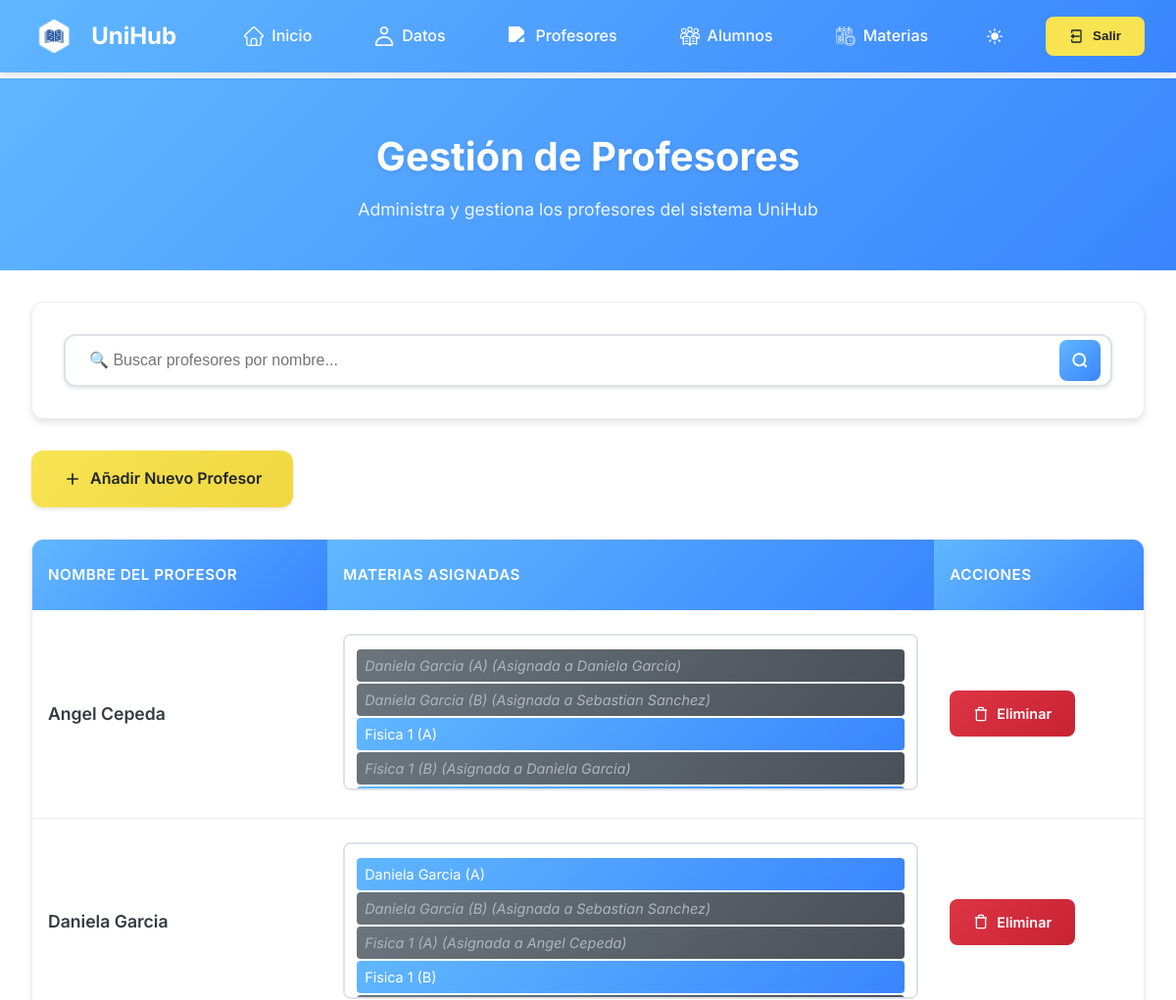
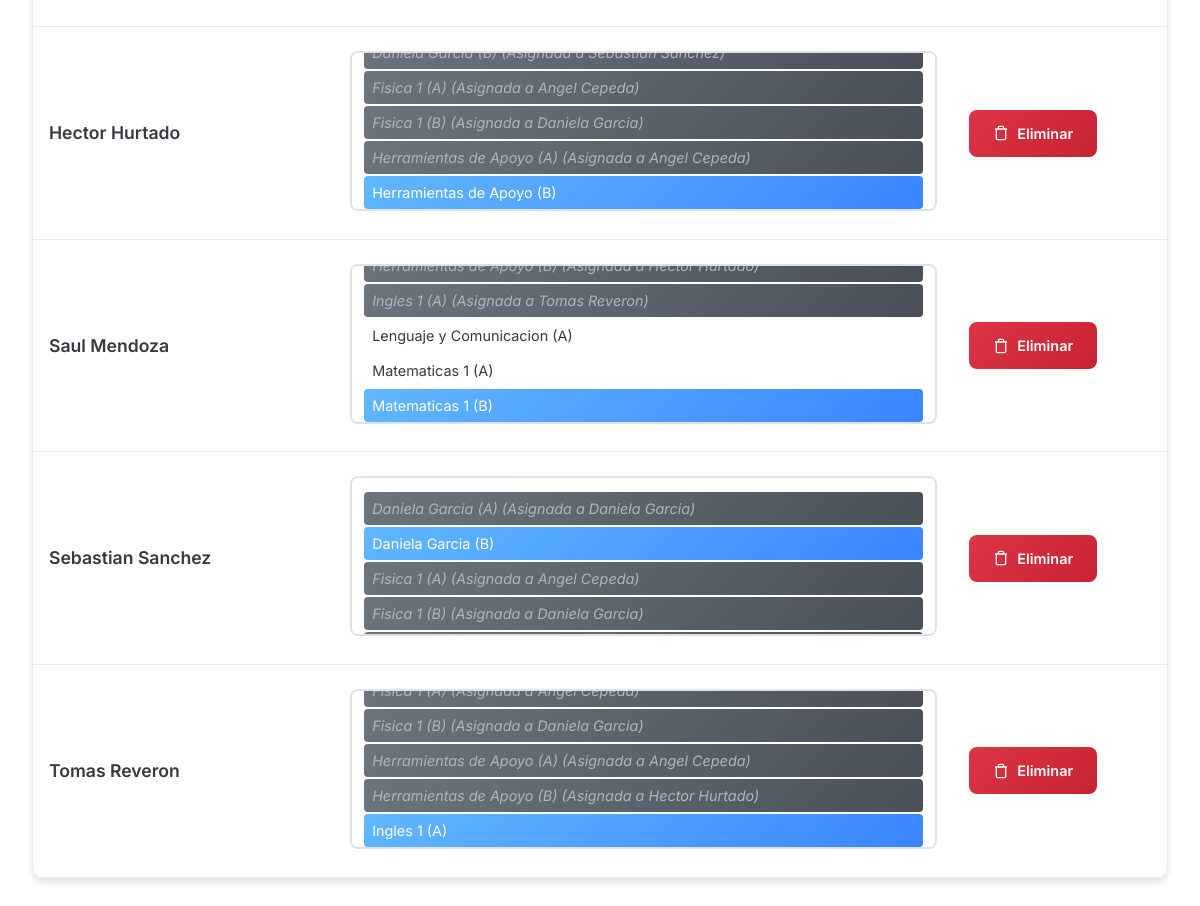
/admin_profesores.php, run on the app's committed database (2 pictures, top to bottom).
### tables this page shows
CREATE TABLE IF NOT EXISTS `profesores` (
  `id` int NOT NULL AUTO_INCREMENT,
  `id_usuario` int DEFAULT NULL,
  `cedula` int NOT NULL,
  `nombre` varchar(255) DEFAULT NULL,
  PRIMARY KEY (`id`),
  KEY `id_usuario` (`id_usuario`)
);

### admin_profesores.php (the view, shortened to what this page needs)
<?php
require_once "conexion.php";
class ProfesoresManager {
    private $conn;
    public function __construct($conn) {
        $this->conn = $conn;
    }
    public function obtenerTodasMateriasConAsignacion() {
        $sql = "
            SELECT
                m.id,
                m.nombre,
                m.seccion,
                m.id_profesor,
                CASE
                    WHEN m.id_profesor IS NOT NULL THEN p.nombre
                    ELSE NULL
                END AS profesor_asignado
            FROM materias m
            LEFT JOIN Profesores p ON m.id_profesor = p.id
            ORDER BY m.nombre, m.seccion
        ";
        $result = $this->conn->query($sql);
        $materias = [];
        while ($materia = $result->fetch_assoc()) {
            $materias[] = $materia;
        }
        return $materias;
    }
    private function construirConsultaBase() {
        return "
            SELECT
                p.id AS id_profesor,
                p.nombre AS Nombre_Profesor,
                GROUP_CONCAT(CONCAT(m.nombre, ' (', m.seccion, ')') SEPARATOR ', ') AS Materias,
                GROUP_CONCAT(m.id SEPARATOR ',') AS materias_ids
            FROM
                Profesores p
            LEFT JOIN
                Materias m ON p.id = m.id_profesor
        ";
    }
    private function aplicarFiltros($sql, $busqueda = null) {
        return ['sql' => $sql, 'params' => []];
    }
    public function obtenerProfesores($busqueda = null) {
        try {
            $sql = $this->construirConsultaBase();
            $filtros = $this->aplicarFiltros($sql, $busqueda);
            $sql = $filtros['sql'] . " GROUP BY p.id ORDER BY p.nombre";
            $stmt = $this->conn->prepare($sql);
            if (!$stmt->execute()) {
                throw new Exception('Error al ejecutar la consulta: ' . $stmt->error);
            }
            $result = $stmt->get_result();
            return $result;
        } catch (Exception $e) {
            error_log("Error en obtenerProfesores: " . $e->getMessage());
            return false;
        }
    }
}
class ProfesoresView {
    public static function renderHeader() {
        return '
        <div class="page-header">
            <div class="container">
                <h1 class="page-title">Gestión de Profesores</h1>
                <p class="page-subtitle">Administra y gestiona los profesores del sistema UniHub</p>
            </div>
        </div>';
    }
    public static function renderSearchForm($busqueda = '') {
        $busqueda = trim($busqueda);
        $busquedaEscapada = htmlspecialchars($busqueda, ENT_QUOTES, 'UTF-8');
        $clearButton = '';
        return '
        <div class="search-section">
            <form method="get" class="search-form" onsubmit="return validarBusqueda()">
                <div class="search-input-group">
                    <input
                        type="text"
                        name="buscar"
                        id="buscar-input"
                        value="' . $busquedaEscapada . '"
                        placeholder="🔍 Buscar profesores por nombre..."
                        class="search-input"
                        autocomplete="off"
                        maxlength="100"
                        pattern="[a-zA-Z0-9\s]+"
                        title="Solo se permiten letras, números y espacios"
                    />
                    <button type="submit" class="search-button" title="Buscar profesores">
                        <svg width="18" height="18" viewBox="0 0 24 24" fill="none" stroke="currentColor" stroke-width="2.5">
                            <circle cx="11" cy="11" r="8"></circle>
                            <path d="m21 21-4.35-4.35"></path>
                        </svg>
                    </button>
                </div>
                <div id="error-message" class="error-message" style="display: none;"></div>
                ' . $clearButton . '
            </form>
        </div>';
    }
    public static function renderAddButton() {
        return '
        <a href="addprofesor.php" class="add-profesor-btn">
            <svg width="20" height="20" viewBox="0 0 24 24" fill="none" stroke="currentColor" stroke-width="2">
                <path d="M12 5v14M5 12h14"/>
            </svg>
            Añadir Nuevo Profesor
        </a>';
    }
    public static function renderMateriasOptions($todasMaterias, $materiasActuales, $profesorActualId) {
        $options = '';
        foreach ($todasMaterias as $materia) {
            $selected = in_array($materia['id'], $materiasActuales) ? 'selected' : '';
            $materiaText = htmlspecialchars($materia['nombre'] . ' (' . $materia['seccion'] . ')', ENT_QUOTES, 'UTF-8');
            $asignadaAOtro = false;
            if (isset($materia['profesor_asignado']) &&
                $materia['id_profesor'] !== null &&
                $materia['id_profesor'] != $profesorActualId) {
                $asignadaAOtro = true;
                $profesorAsignado = htmlspecialchars($materia['profesor_asignado'], ENT_QUOTES, 'UTF-8');
                $materiaText .= ' (Asignada a ' . $profesorAsignado . ')';
            }
            $disabled = $asignadaAOtro ? 'disabled' : '';
            $class = $asignadaAOtro ? 'class="materia-asignada"' : '';
            $options .= '<option value="' . $materia['id'] . '" ' . $selected . ' ' . $disabled . ' ' . $class . '>' . $materiaText . '</option>';
        }
        return $options;
    }
    public static function renderActionButtons($profesorId) {
        $profesorIdEscapado = htmlspecialchars($profesorId, ENT_QUOTES, 'UTF-8');
        return '
        <div class="action-buttons">
            <a href="eliminar_profesor.php?id=' . $profesorIdEscapado . '" class="btn-delete">
                <svg width="16" height="16" viewBox="0 0 24 24" fill="none" stroke="currentColor" stroke-width="2">
                    <path d="M3 6h18M19 6v14a2 2 0 0 1-2 2H7a2 2 0 0 1-2-2V6m3 0V4a2 2 0 0 1 2-2h4a2 2 0 0 1 2 2v2"/>
                </svg>
                Eliminar
            </a>
        </div>';
    }
    public static function renderProfesorRow($profesor, $todasMaterias) {
        $profesorId = $profesor['id_profesor'];
        $nombreProfesor = htmlspecialchars($profesor['Nombre_Profesor'] ?? '', ENT_QUOTES, 'UTF-8');
        $materiasActuales = $profesor['materias_ids'] ? explode(',', $profesor['materias_ids']) : [];
        $materiasOptions = self::renderMateriasOptions($todasMaterias, $materiasActuales, $profesorId);
        $actionButtons = self::renderActionButtons($profesorId);
        return '
        <tr>
            <td>
                <div class="profesor-name">' . $nombreProfesor . '</div>
            </td>
            <td>
                <select class="materias-select" id="materias-select-' . $profesorId . '" data-profesor-id="' . $profesorId . '" multiple>
                    ' . $materiasOptions . '
                </select>
                <div class="save-indicator" id="save-indicator-' . $profesorId . '">✓ Guardado</div>
            </td>
            <td>
                ' . $actionButtons . '
            </td>
        </tr>';
    }
    public static function renderProfesoresTable($result, $todasMaterias) {
        if ($result && $result->num_rows > 0) {
            $rows = '';
            while ($profesor = $result->fetch_assoc()) {
                $rows .= self::renderProfesorRow($profesor, $todasMaterias);
            }
            return '
            <div class="profesores-table">
                <table>
                    <thead>
                        <tr>
                            <th>Nombre del Profesor</th>
                            <th>Materias Asignadas</th>
                            <th>Acciones</th>
                        </tr>
                    </thead>
                    <tbody>
                        ' . $rows . '
                    </tbody>
                </table>
            </div>';
        } else {
            return self::renderEmptyState();
        }
    }
}
try {
    $profesoresManager = new ProfesoresManager($conn);
    $busqueda = isset($_GET['buscar']) ? trim($_GET['buscar']) : '';
    if (!isset($error)) {
        $todasMaterias = $profesoresManager->obtenerTodasMateriasConAsignacion();
        $resultProfesores = $profesoresManager->obtenerProfesores($busqueda);
    }
} catch (Exception $e) {
    error_log("Error en admin_profesores.php: " . $e->getMessage());
    $error = 'Ha ocurrido un error al cargar los datos. Por favor, inténtalo de nuevo.';
}
?>
<!DOCTYPE html>
<html lang="es">
<head>
    <link rel="stylesheet" href="css/admin-general.css">
    <link rel="stylesheet" href="https://cdn.jsdelivr.net/npm/choices.js/public/assets/styles/choices.min.css" />
</head>
<body>
    <?php include 'navAdmin.php'; ?>
    <?php echo ProfesoresView::renderHeader(); ?>
    <div class="main-container">
        <?php if (isset($error)): ?>
            <div class="alert alert-danger">
                <?php echo htmlspecialchars($error, ENT_QUOTES, 'UTF-8'); ?>
            </div>
        <?php else: ?>
            <?php echo ProfesoresView::renderSearchForm($busqueda); ?>
            <?php echo ProfesoresView::renderAddButton(); ?>
            <?php echo ProfesoresView::renderProfesoresTable($resultProfesores, $todasMaterias); ?>
        <?php endif; ?>
    </div>
</body>
</html>

### css/admin-general.css (style rules this page uses)
* { margin: 0; padding: 0; box-sizing: border-box; }
body { font-family: 'Inter', sans-serif; background-color: #ffffff; color: #333; line-height: 1.6; transition: background-color 0.3s ease, color 0.3s ease; }
:root { --primary-yellow: #f8e352; --primary-blue: #61b7ff; --secondary-blue: #3a85ff; --white: #ffffff; --gray-100: #f8f9fa; --gray-200: #e9ecef; --gray-300: #dee2e6; --gray-600: #6c757d; --gray-800: #343a40; --gray-900: #212529; --shadow-sm: 0 2px 4px rgba(0,0,0,0.1); --shadow-md: 0 4px 6px rgba(0,0,0,0.1); --shadow-lg: 0 10px 15px rgba(0,0,0,0.1); --border-radius: 12px; --transition: all 0.3s ease; }

### admin_profesores.php (style rules this page uses)
.page-header { background: linear-gradient(135deg, var(--primary-blue), var(--secondary-blue)); padding: 3rem 2rem; margin-top: 80px; color: var(--white); text-align: center; }
.page-title { font-size: 2.5rem; font-weight: 700; margin-bottom: 0.5rem; text-shadow: 0 2px 4px rgba(0,0,0,0.1); }
.page-subtitle { font-size: 1.1rem; opacity: 0.9; font-weight: 400; }
.main-container { max-width: 1400px; margin: 0 auto; padding: 2rem; }
.search-section { background: var(--white); border-radius: var(--border-radius); padding: 2rem; margin-bottom: 2rem; box-shadow: var(--shadow-md); border: 1px solid var(--gray-200); }
.search-form { display: flex; align-items: center; gap: 1rem; flex-wrap: wrap; }
.search-input-group { flex: 1; min-width: 300px; position: relative; }
.search-input { width: 100%; padding: 1rem 3rem 1rem 1.5rem; border: 2px solid var(--gray-300); border-radius: 12px; font-size: 1rem; font-weight: 500; background: var(--white); color: var(--gray-800); transition: var(--transition); box-shadow: var(--shadow-sm); }
.search-button { position: absolute; right: 0.75rem; top: 50%; transform: translateY(-50%); background: linear-gradient(135deg, var(--primary-blue), var(--secondary-blue)); border: none; color: var(--white); cursor: pointer; padding: 0.75rem; border-radius: 8px; transition: var(--transition); display: flex; align-items: center; justify-content: center; }
.add-profesor-btn { background: linear-gradient(135deg, var(--primary-yellow), #f0d742); color: var(--gray-900); text-decoration: none; font-weight: 600; padding: 1rem 2rem; border-radius: 12px; transition: var(--transition); display: inline-flex; align-items: center; gap: 0.5rem; box-shadow: var(--shadow-sm); margin-bottom: 2rem; }
.profesores-table { background: var(--white); border-radius: var(--border-radius); overflow: hidden; box-shadow: var(--shadow-md); border: 1px solid var(--gray-200); }
.profesores-table table { width: 100%; border-collapse: collapse; }
.profesores-table th { background: linear-gradient(135deg, var(--primary-blue), var(--secondary-blue)); color: var(--white); padding: 1.5rem 1rem; text-align: left; font-weight: 600; font-size: 0.95rem; text-transform: uppercase; letter-spacing: 0.5px; }
.profesores-table td { padding: 1.5rem 1rem; border-bottom: 1px solid var(--gray-200); vertical-align: middle; }
.profesor-name { font-weight: 600; color: var(--gray-800); font-size: 1.1rem; }
.materias-select { width: 100%; min-height: 120px; padding: 0.75rem; border: 2px solid var(--gray-300); border-radius: 8px; background: var(--white); color: var(--gray-800); font-family: "Inter", sans-serif; font-size: 0.9rem; transition: var(--transition); }
.materias-select option { padding: 0.5rem; margin: 2px 0; border-radius: 4px; }
.materias-select option:checked { background: linear-gradient(135deg, var(--primary-blue), var(--secondary-blue)); color: var(--white); }
.materias-select option.materia-asignada { background: linear-gradient(135deg, #6c757d, #495057); color: #adb5bd; font-style: italic; cursor: not-allowed; }
.action-buttons { display: flex; gap: 0.5rem; flex-wrap: wrap; }
.btn-delete { background: linear-gradient(135deg, #dc3545, #c82333); color: var(--white); border: none; padding: 0.75rem 1.5rem; border-radius: 8px; font-weight: 600; cursor: pointer; transition: var(--transition); text-decoration: none; display: inline-flex; align-items: center; gap: 0.5rem; font-size: 0.9rem; }

### data on the page
profesores: nombre "Angel Cepeda"
profesores: nombre "Daniela Garcia"
profesores: nombre "Hector Hurtado"
profesores: nombre "Saul Mendoza"
profesores: nombre "Sebastian Sanchez"
profesores: nombre "Tomas Reveron"

### other printed values
form field value "Daniela Garcia (A) (Asignada a Daniela Garcia) / Daniela Garcia (B) (Asignada a Sebastian Sanchez) / Fisica 1 (A) ☑ / Fisica 1 (B) (Asignada a Daniela Garcia)"
form field value "Daniela Garcia (A) ☑ / Daniela Garcia (B) (Asignada a Sebastian Sanchez) / Fisica 1 (A) (Asignada a Angel Cepeda) / Fisica 1 (B) ☑"
form field value "Fisica 1 (A) (Asignada a Angel Cepeda) / Fisica 1 (B) (Asignada a Daniela Garcia) / Herramientas de Apoyo (A) (Asignada a Angel Cepeda) / Herramientas de Apoyo (B) ☑"
form field value "Ingles 1 (A) (Asignada a Tomas Reveron) / Lenguaje y Comunicacion (A) / Matematicas 1 (A) / Matematicas 1 (B) ☑"
form field value "Daniela Garcia (A) (Asignada a Daniela Garcia) / Daniela Garcia (B) ☑ / Fisica 1 (A) (Asignada a Angel Cepeda) / Fisica 1 (B) (Asignada a Daniela Garcia)"
form field value "Fisica 1 (B) (Asignada a Daniela Garcia) / Herramientas de Apoyo (A) (Asignada a Angel Cepeda) / Herramientas de Apoyo (B) (Asignada a Hector Hurtado) / Ingles 1 (A) ☑"
